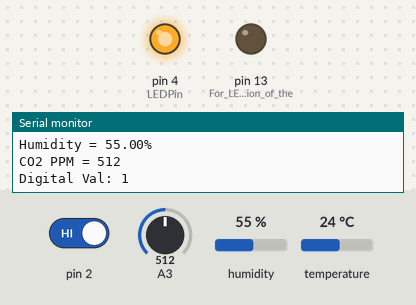
The sketch below on a simulated Arduino Uno, built with avr-gcc and run on an emulated ATmega328P. Shown: output pins drawn as LEDs (lit = HIGH), the last lines printed to the serial monitor. The inputs (shaded band) are chosen by the test bench; at power-on: pin 2 HIGH, A3 = 512, humidity 55 %, temperature 24 °C.

Above: at 2.8 s.
2.9 s: pin 2 driven LOW
At 4.6 s:
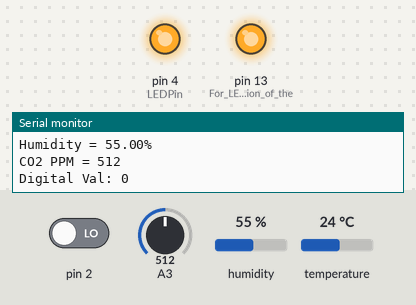
5.6 s: pin 2 driven HIGH
At 7.3 s:
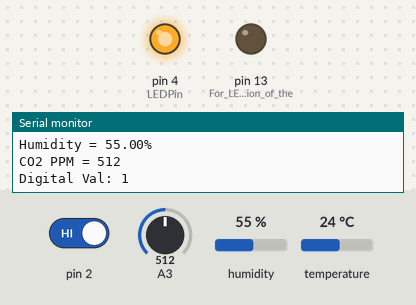
Timing chart, 0 to 8.8 s (numbered marks = the images above; inputs shaded):
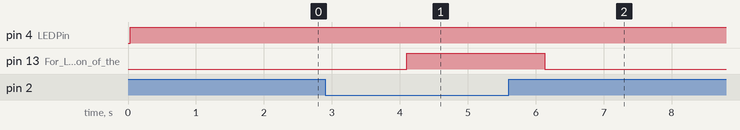

The sketch:

get_Readings.ino.ino
```cpp
/*
Include the Digitial Humidity Temperature (DHT/dht) library
Declare the pin being used for the dht sensor
Create a DHT object

*/
#include <DHT22.h>
int dhtPin = 7;
DHT22 dht(dhtPin);
int smokeSensorVal; // Variable to store analog sensor value
int smokeDigitalVal; // Variable to store digital sensor value
float tempVal; // Variable to store temperature value
float humidVal; // Variable to store humidity value
int smokeDPin = 3; // The digital pin for the smoke sensor
int LEDPin = 4; // The pin for LED

void setup() {
  // put your setup code here, to run once:
  //Give dht and smoke sensor readings a place to be read.
  Serial.begin(9600);
  pinMode(13, OUTPUT); //For LED indication of the threshold LED
  pinMode (smokeDPin, INPUT); //For digital output from smoke sens
  pinMode(LEDPin, OUTPUT); // LED for when a threshold is reached

}

void loop() {
  // put your main code here, to run repeatedly:
  smokeSensorVal = analogRead(A3); // Get the CO2 ppm value
  smokeDigitalVal = digitalRead(2); // Get digital value
  tempVal = dht.getTemperature(); // Get temperature read from dht
  humidVal = dht.getHumidity(); // Get humidity % from dht

  Serial.print("Temperature = ");
  Serial.print(tempVal); // Output temp to Serial monitor
  Serial.println(" degrees Celcius");
  Serial.print("Humidity = ");
  Serial.print(humidVal); // The same with humidity
  Serial.println("%");
  Serial.print("CO2 PPM = ");
  Serial.println(smokeSensorVal); // The same with C02 PPM
  Serial.print("Digital Val: ");
  Serial.println(smokeDigitalVal); // The same with digital value of smoke sensor

  // Testing gas concentration. 0 if out of bounds, 1 if within threshold. Turns on LED on sensor
  if (smokeDigitalVal == LOW)
   {
    digitalWrite(13, HIGH); // Turn on the LED
  }
  else
   {
    digitalWrite(13, LOW); // Turn off the LED
  }

  // Changes the brightness depending on severity of fire danger
  /*if (smokeSensorVal > 230 && tempVal > 23) {
    analogWrite(LEDPin, 255);
  }
  else*/ if (smokeSensorVal > 230 || tempVal > 23) {
    digitalWrite(LEDPin, HIGH);
  }
  else{
    digitalWrite(LEDPin, LOW);
  }
  delay(2000);
  /*
  digitalWrite(LEDPin, HIGH);
  delay(1000);
  digitalWrite(LEDPin, 100);
  delay(1000);
  digitalWrite(LEDPin, LOW);
  delay(500);*/

}
```

Measured:
- after the input at 2.9 s, pin 13 (For_LED_indication_of_the): LOW → HIGH after 1.2 s
- after the input at 5.6 s, pin 13 (For_LED_indication_of_the): HIGH → LOW after 0.53 s
